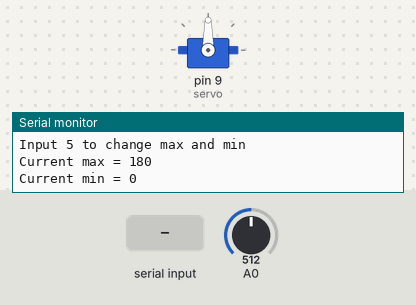
The sketch below on a simulated Arduino Uno, built with avr-gcc and run on an emulated ATmega328P. Shown: servo, the last lines printed to the serial monitor. The test bench sets the inputs (shaded band); at power-on: A0 = 512.

Above: at 1.2 s.
1.3 s: "4\n" received over Serial
At 2.6 s:
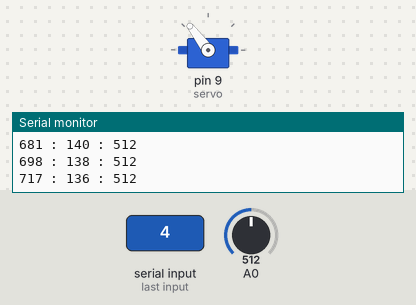
4.3 s: A0 set to 982
7.3 s: A0 set to 1010
At 7.3 s:
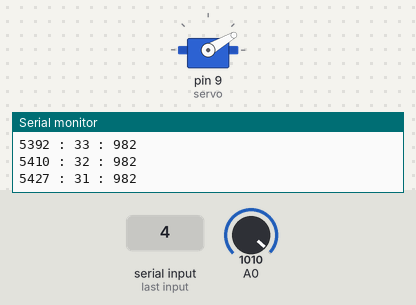
10.3 s: "1\n" received over Serial
At 10.7 s:
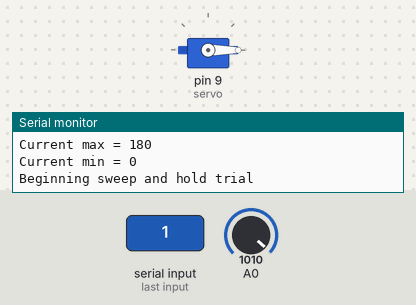
13.3 s: "2\n" received over Serial
At 15.6 s:
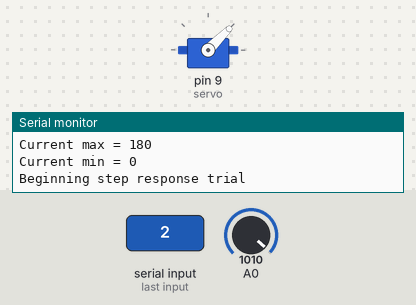
16.3 s: "1,90\n" received over Serial
Timing chart, 0 to 22.4 s (numbered marks = the images above; inputs shaded):
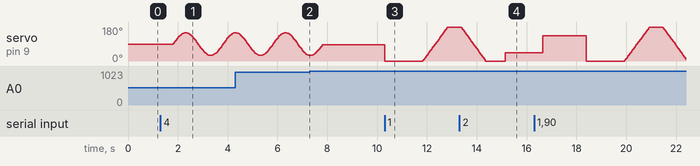

Measured:
- the behaviour switches between 999 and 1000 on A0 (found by bisection; images 1 and 2)

The sketch:

ServoCalibration.ino
```cpp
//Calibrating a servo with output wires soldered to the internal potentiometer.
//Output both input and output streams to serial

#include <Servo.h>

void sweep();
void stepResponse();
void rampResponse();
void sinusoidalResponse();

Servo servo;
int maxAngle = 180;
int minAngle = 0;

void setup() {
  Serial.begin(9600);
  servo.attach(9);
  //analogReference(EXTERNAL);
  servo.write(90);
}

void loop() {
  Serial.println("Ready to record");
  Serial.println("Input 1 for sweep and hold");
  Serial.println("Input 2 for step response");
  Serial.println("Input 3 for ramp response");
  Serial.println("Input 4 for sinusoidal response");
  Serial.println("Input 5 to change max and min");
  Serial.print("Current max = ");
  Serial.println(maxAngle);
  Serial.print("Current min = ");
  Serial.println(minAngle);

  while(Serial.available() == 0) {
    delay(10);
  }

  switch(Serial.parseInt()) {
    case 1:
      Serial.println("Beginning sweep and hold trial");
      sweep();
      break;
    case 2:
      Serial.println("Beginning step response trial");
      stepResponse();
      break;
    case 3:
      Serial.println("Beginning ramp response trial");
      rampResponse();
      break;
    case 4:
      Serial.println("Beginning sinusoidal response trial");
      sinusoidalResponse();
      break;
    case 5:
      Serial.println("Input new max angle");
      while(Serial.available() == 0) {
        delay(10);
      }
      maxAngle = Serial.parseInt();
      Serial.println("Input new min angle");
      while(Serial.available() == 0) {
        delay(10);
      }
      minAngle = Serial.parseInt();
      break;
    default:
      Serial.println("Bad input :(");
  }
}

void stepResponse() {
  int refInit = 45; //Start Point
  int refStep = 135; //End Point

  if (refStep > maxAngle) {
    int refDiff = refStep-maxAngle;
    refStep = refStep - refDiff;
    refInit = refInit - refDiff;
  }
  else if (minAngle > refInit) {
    int refDiff = minAngle - refInit;
    refStep = refStep + refDiff;
    refInit = refInit + refDiff;
  }

  int ref = refInit; //reference input to be written to serial
  servo.write(ref);
  delay(1000);
  Serial.println("Time (milli) : Input (deg) : Output (v)");
  unsigned long tstart = millis();

  while ((millis() - tstart) < 2000) {
    if ((millis() - tstart) > 500) {
      ref = refStep;
    }
    servo.write(ref);
    Serial.print(millis() - tstart);
    Serial.print(" : ");
    Serial.print(ref);
    Serial.print(" : ");
    Serial.println(analogRead(A0));
  }
  Serial.println("Sweep Finished");
}

void sweep() {
  float refSpeed = 180.0/1000.0; //degrees per millisecond
  unsigned long elapsedTime = 0;

  //Starting at minimum
  int ref = 0;
  servo.write(ref);
  delay(1000);

  Serial.println("Time (milli) : Input (deg) : Output (v)");
  unsigned long tstart = millis();
  while ((millis() - tstart < 500)) {
    Serial.print(millis() - tstart);
    Serial.print(" : ");
    Serial.print(ref);
    Serial.print(" : ");
    Serial.println(analogRead(A0));
  }
  elapsedTime = millis() - tstart;

  //Sweep Up
  tstart = millis();
  while(ref < 180) {
    ref = (int)((millis() - tstart)*refSpeed);
    servo.write(ref);
    Serial.print(millis() + elapsedTime - tstart);
    Serial.print(" : ");
    Serial.print(ref);
    Serial.print(" : ");
    Serial.println(analogRead(A0));
  }
  elapsedTime += millis() - tstart;

  //Hold at max
  tstart = millis();
  ref = 180;
  servo.write(ref);
  while((millis() - tstart) < 500) {
    Serial.print(millis() + elapsedTime - tstart);
    Serial.print(" : ");
    Serial.print(ref);
    Serial.print(" : ");
    Serial.println(analogRead(A0));
  }
  elapsedTime += millis() - tstart;

  //Sweep Down
  tstart = millis();
  while(ref > 0) {
    ref = (int)(180.0 - (((float)(millis() - tstart))*refSpeed));
    servo.write(ref);
    Serial.print(millis() + elapsedTime - tstart);
    Serial.print(" : ");
    Serial.print(ref);
    Serial.print(" : ");
    Serial.println(analogRead(A0));
  }
  elapsedTime += millis() - tstart;

  //Hold at down
  tstart = millis();
  ref = 0;
  servo.write(ref);
  while((millis() - tstart) < 500) {
    Serial.print(millis() + elapsedTime - tstart);
    Serial.print(" : ");
    Serial.print(ref);
    Serial.print(" : ");
    Serial.println(analogRead(A0));
  }
  Serial.println("Sweep Trial Complete");
}

void rampResponse() {
  float refSpeed = 180.0/1000.0; //degrees per millisecond
  unsigned long elapsedTime = 0;

  //Starting at minimum
  int ref = minAngle;
  servo.write(ref);
  delay(1000);

  Serial.println("Time (milli) : Input (deg) : Output (v)");
  unsigned long tstart = millis();
  while ((millis() - tstart < 500)) {
    Serial.print(millis() - tstart);
    Serial.print(" : ");
    Serial.print(ref);
    Serial.print(" : ");
    Serial.println(analogRead(A0));
  }
  elapsedTime = millis() - tstart;

  //Sweep Up
  tstart = millis();
  while(ref < maxAngle) {
    ref = (int)((millis() - tstart)*refSpeed) + minAngle;
    servo.write(ref);
    Serial.print(millis() + elapsedTime - tstart);
    Serial.print(" : ");
    Serial.print(ref);
    Serial.print(" : ");
    Serial.println(analogRead(A0));
  }
  elapsedTime += millis() - tstart;

  //Hold at max
  tstart = millis();
  ref = maxAngle;
  servo.write(ref);
  while((millis() - tstart) < 500) {
    Serial.print(millis() + elapsedTime - tstart);
    Serial.print(" : ");
    Serial.print(ref);
    Serial.print(" : ");
    Serial.println(analogRead(A0));
  }
  elapsedTime += millis() - tstart;

  //Sweep Down
  tstart = millis();
  while(ref > minAngle) {
    ref = (int)(((float)(maxAngle)) - (((float)(millis() - tstart))*refSpeed));
    servo.write(ref);
    Serial.print(millis() + elapsedTime - tstart);
    Serial.print(" : ");
    Serial.print(ref);
    Serial.print(" : ");
    Serial.println(analogRead(A0));
  }
  elapsedTime += millis() - tstart;

  //Hold at down
  tstart = millis();
  ref = minAngle;
  servo.write(ref);
  while((millis() - tstart) < 500) {
    Serial.print(millis() + elapsedTime - tstart);
    Serial.print(" : ");
    Serial.print(ref);
    Serial.print(" : ");
    Serial.println(analogRead(A0));
  }
  Serial.println("Ramp Response Trial Complete");
}

void sinusoidalResponse() { //Need to fix ref calculation
  int period = 2000; //milliseconds
  int neutralPoint = minAngle + ((maxAngle-minAngle)/2);
  int range = 60; //degrees
  if ((maxAngle-neutralPoint) < range) {
    range = (maxAngle-neutralPoint);
  }
  servo.write(neutralPoint);
  int ref = neutralPoint;
  delay(500);
  Serial.println("Time (milli) : Input (deg) : Output (v)");
  unsigned long tstart = millis();

  while((millis() - tstart) < (period * 3)) {
    ref = range*(sin((((float)(millis()-tstart))*6.28) / ((float)period))) + neutralPoint;
    servo.write(ref);
    Serial.print(millis() - tstart);
    Serial.print(" : ");
    Serial.print(ref);
    Serial.print(" : ");
    Serial.println(analogRead(A0));
  }
}
```
